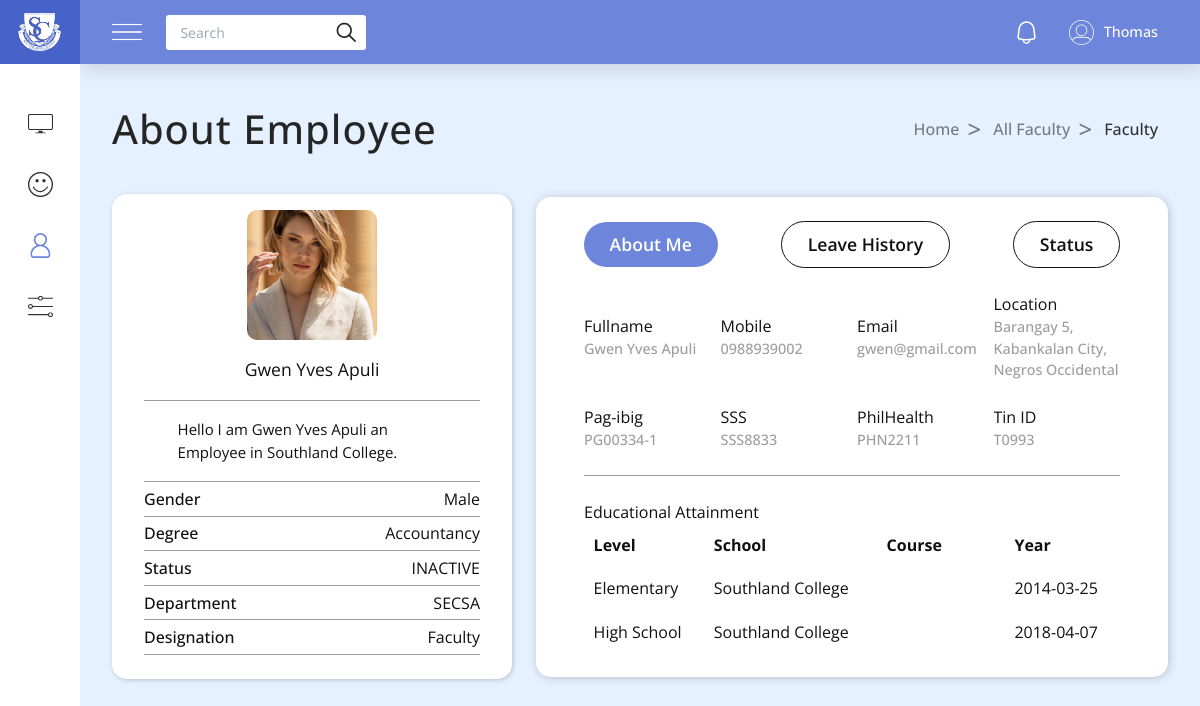
Before: /admin/about_faculty.php?faculty_id=10101 (signed in) with the older database file.
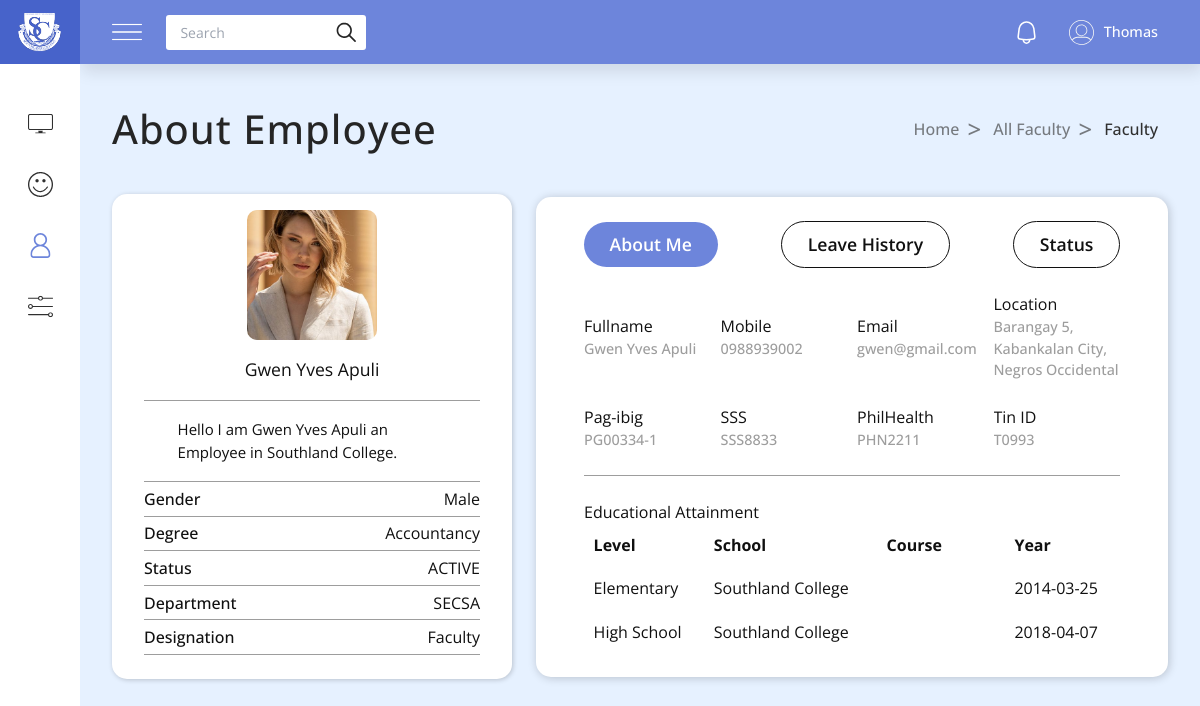
After: the same page with the newer database file.
### tables this page shows
CREATE TABLE `faculty_tbl` (
  `faculty_id` int(11) NOT NULL,
  `fname` varchar(255) NOT NULL,
  `mname` varchar(255) NOT NULL,
  `lname` varchar(255) NOT NULL,
  `date_of_birth` date NOT NULL,
  `place_of_birth` varchar(255) NOT NULL,
  `sex` varchar(255) NOT NULL,
  `blood_type` varchar(255) NOT NULL,
  `civil_status` varchar(255) NOT NULL,
  `tin_id` varchar(255) NOT NULL,
  `citizenship` varchar(255) NOT NULL,
  `sss_no` varchar(255) NOT NULL,
  `pagibig_no` varchar(255) NOT NULL,
  `philhealth_no` varchar(255) NOT NULL,
  `height` float NOT NULL,
  `weight` float NOT NULL,
  `residential_address` varchar(255) NOT NULL,
  `permanent_address` varchar(255) NOT NULL,
  `email` varchar(255) NOT NULL,
  `contact_number` varchar(255) NOT NULL,
  `status` varchar(255) NOT NULL DEFAULT 'ACTIVE',
  `photo_path` varchar(255) DEFAULT NULL,
  `department` varchar(255) NOT NULL
);

### admin/about_faculty.php (the view, shortened to what the changed rows need)
<?php
include('includes/connection.php');
if (isset($_GET['faculty_id'])) {
    $id = $_GET['faculty_id'];
    $query = "SELECT * from faculty_tbl WHERE faculty_id = '$id'";
    $query_res = mysqli_query($conn, $query);
    while ($row = mysqli_fetch_assoc($query_res)) {
        $fname = $row['fname'];
        $lname = $row['lname'];
        $sex = $row['sex'];
        $contact = $row['contact_number'];
        $email = $row['email'];
        $permanent_address = $row['permanent_address'];
        $f_photo_path = $row['photo_path'];
        $status = $row['status'];
        $department = $row['department'];
        $tin_id = $row['tin_id'];
        $sss_no = $row['sss_no'];
        $pagibig_no = $row['pagibig_no'];
        $philhealth_no = $row['philhealth_no'];
    }
}
?>
<!DOCTYPE html>
<html lang="en">
<head>
    <link rel="stylesheet" href="styles/nav.css" />
    <link rel="stylesheet" href="styles/about.css" />
    <script src="https://cdn.tailwindcss.com"></script>
</head>
<body>
    <?php require 'partials/nav.php' ?>
    <section class="section">
        <div class="section-title">
            <h1>About Employee</h1>
        </div>
        <div class="about-container">
            <div class="about-profile">
                <form id="photoForm" class="prof-img transition-all relative group">
                    <?php if (isset($_GET['faculty_id'])) : ?>
                        <img src="<?= !@$f_photo_path ? "images/profile-black.svg" : $f_photo_path ?>" alt="profile" class="object-cover">
                    <?php else : ?>
                        <img src="<?= !@$photo_path ? "images/profile-black.svg" : $photo_path ?>" alt="profile" class="object-cover">
                    <?php endif; ?>
                </form>
                <div class="profile-desc">
                    <div class="profile-name">
                        <?php echo "<h1>$fname $lname</h1>"; ?>
                    </div>
                    <div class="profile-info">
                        <p>Hello I am <?php echo "$fname $lname" ?> an Employee in Southland College.</p>
                    </div>
                    <div class="bordered-info">
                        <h3>Gender</h3>
                        <?php echo "<p>$sex</p>"; ?>
                    </div>
                    <div class="bordered-info">
                        <h3>Status</h3>
                        <span><?php echo $status ?></span>
                    </div>
                    <div class="bordered-info">
                        <h3>Department</h3>
                        <span><?php echo $department ?></span>
                    </div>
                </div>
            </div>
            <div class="about">
                <div class="info">
                    <div class="flex-1 w-1/4 overflow-hidden text-ellipsis">
                        <h3>Fullname</h3>
                        <?php echo "<p>$fname $lname</p>"; ?>
                    </div>
                    <div class="flex-1 w-1/4 overflow-hidden text-ellipsis">
                        <h3>Mobile</h3>
                        <?php echo "<p>$contact</p>"; ?>
                    </div>
                    <div class="flex-1 w-1/4 overflow-hidden text-ellipsis">
                        <h3>Email</h3>
                        <?php echo "<p>$email</p>"; ?>
                    </div>
                    <div class="flex-1 w-1/4 overflow-hidden text-ellipsis">
                        <h3>Location</h3>
                        <?php echo "<p>$permanent_address</p>"; ?>
                    </div>
                </div>
                <div class="info">
                    <div class="flex-1 w-1/4 overflow-hidden text-ellipsis">
                        <h3>Pag-ibig</h3>
                        <?php echo "<p>$pagibig_no</p>"; ?>
                    </div>
                    <div class="flex-1 w-1/4 overflow-hidden text-ellipsis">
                        <h3>SSS</h3>
                        <?php echo "<p>$sss_no</p>"; ?>
                    </div>
                    <div class="flex-1 w-1/4 overflow-hidden text-ellipsis">
                        <h3>PhilHealth</h3>
                        <?php echo "<p>$philhealth_no</p>"; ?>
                    </div>
                    <div class="flex-1 w-1/4 overflow-hidden text-ellipsis">
                        <h3>Tin ID</h3>
                        <?php echo "<p>$tin_id</p>"; ?>
                    </div>
                </div>
                <div class="desc">
                    <div class="desc-cont">
                        <table>
                            <tr>
                                <th>Level</th>
                                <th>School</th>
                                <th>Course</th>
                                <th>Year</th>
                            </tr>
                        </table>
                    </div>
                </div>
            </div>
        </div>
    </section>
</body>
</html>

Changed rows visible on the page:
changed faculty_tbl "Gwen Yves": status "INACTIVE" → "ACTIVE"
